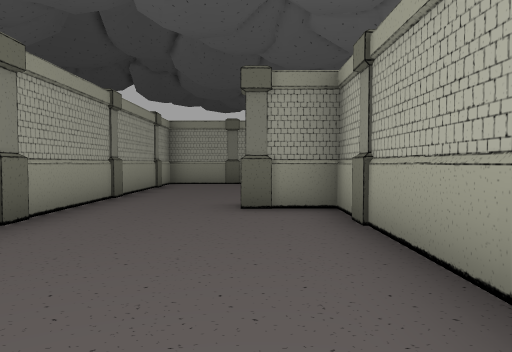
View 1 (above)

19 first-person views from a walk through a scene from a Unity 3-D project. The camera is 1.3 m above the floor, tilts 2° down and sees 70° across. Doors are open. The floor is counted in squares, 2 m on a side. Each view is taken from the middle of a square. On the plan, view 1 faces up. The plan holds only what a view shows up to about 11 squares ahead; the rest is blank. The place goes on beyond the plan. Some surface patterns are stand-ins.

View 2
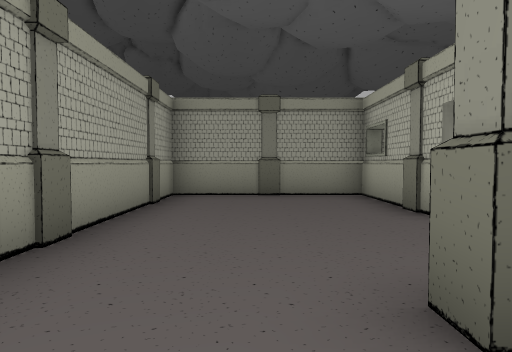

View 3
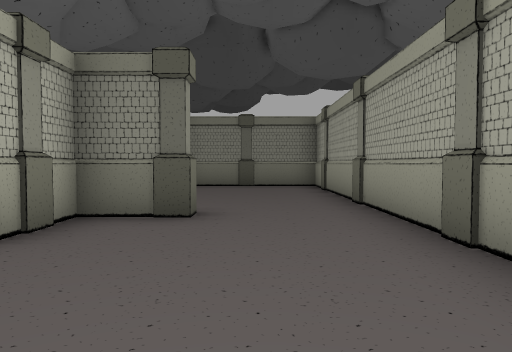

View 4
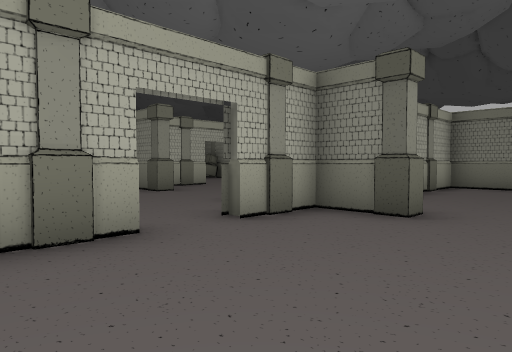

View 5
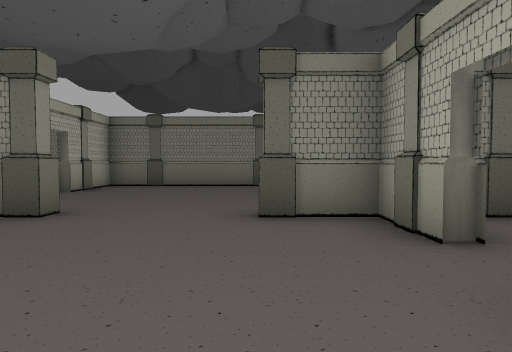

View 6
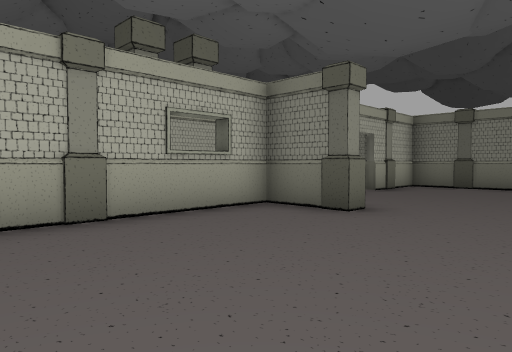

View 7
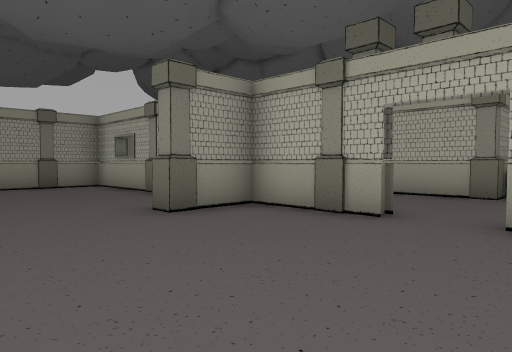

View 8
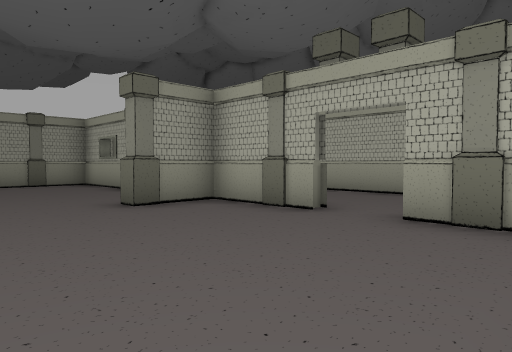

View 9
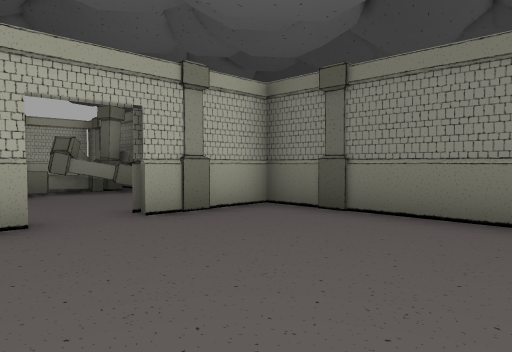

View 10
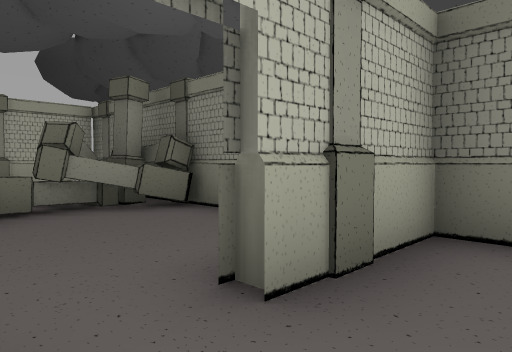

View 11
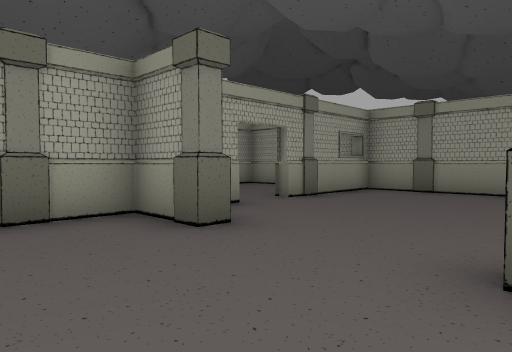

View 12
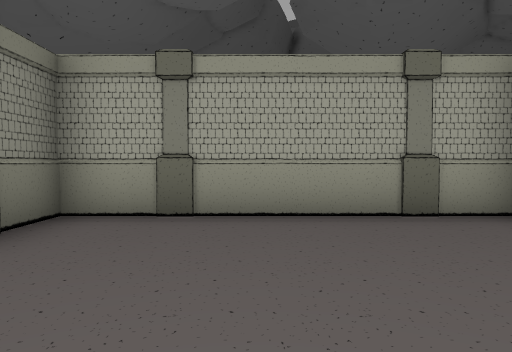

View 13
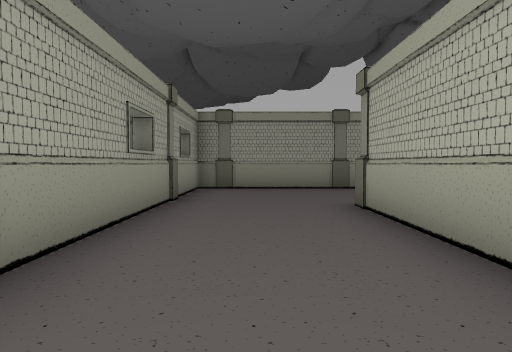

View 14
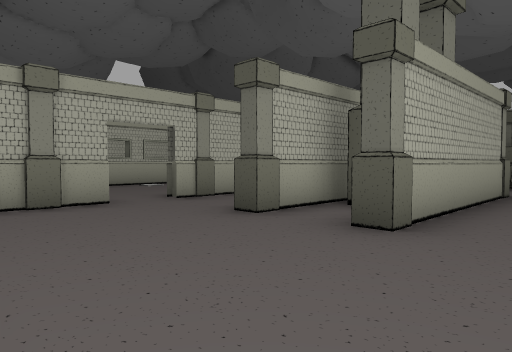

View 15
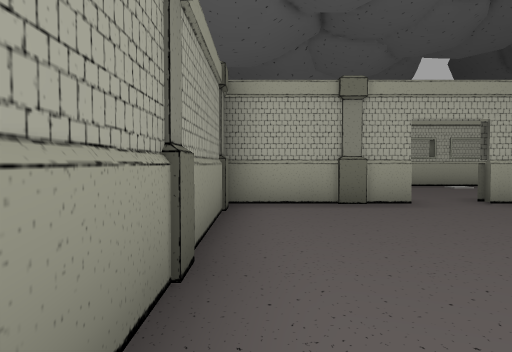

View 16
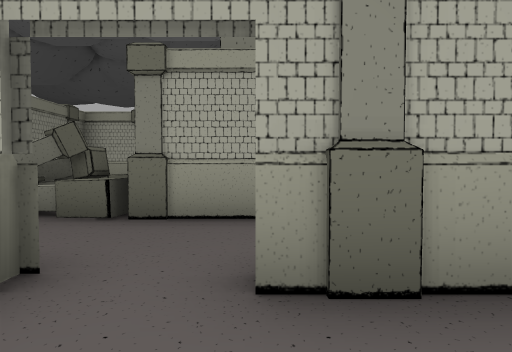

View 17
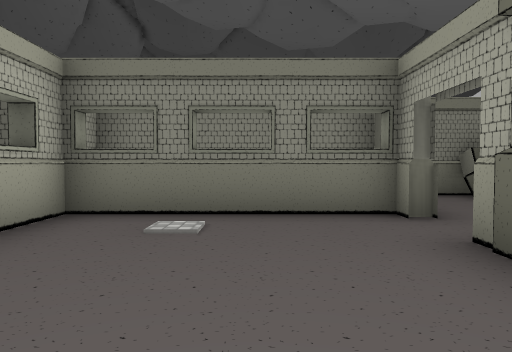

View 18
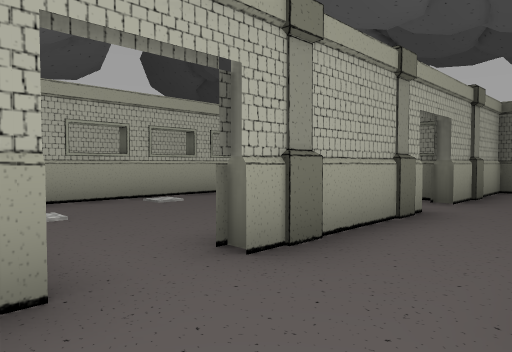

View 19
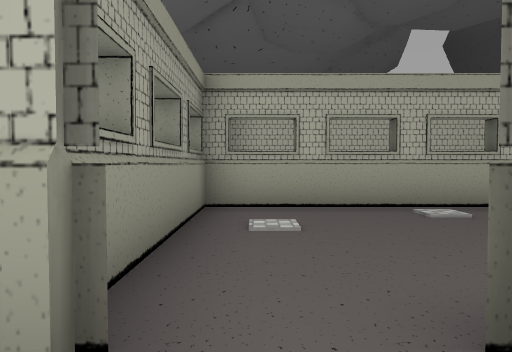

### Floor plan
Points are (right, up) in squares from view 1. A wall is a line through its corners. A room is listed if a view was taken in it or the views show most of it. See-through windows are left out.
Room 1 (views 1, 2, 3, 4)
walls: (-2.7, 3.6) (-2.7, -0.4) (1.2, -0.4) (1.2, 0.1); (1.2, 6.5) (1.2, 7.1); (1.2, 8.2) (1.2, 11.5) (-2.7, 11.5) (-2.7, 5.4); (1.2, 1.6) (1.2, 3.2)
ways out: open door at (1, 7.5) to room 2
objects: column (-3, 1); column (-3, 4); column (-3, 7); column (-3, 10); column (-1, -1); column (0, 6); column (1, 1) to (2, 1); column (1, 4) to (2, 4); column (1, 6); column (1, 9) to (2, 9)
Room 2 (views 5, 6, 7, 8, 9, 10, 11, 12)
walls: (6.4, 5.6) (7.2, 5.6) (7.2, 11.5) (1.5, 11.5) (1.5, 8.4); (7.2, 5.3) (6.4, 5.3); (2.6, 5.3) (1.5, 5.3) (1.5, -0.4) (7.2, -0.4) (7.2, 0.5); (1.5, 7.1) (1.5, 6.5)
ways out: open door at (1, 7.5) to room 1; open door at (7, 2.5) to room 3
objects: column (3, -1); column (3, 5); column (3, 12); column (6, -1); column (6, 6); column (7, 8)
Room 3 (view 13)
walls: (7.2, 3) (7.2, 5.3); (10.6, 3.4) (10.6, 4.4); (7.5, 0.4) (7.5, -0.1); (7.2, 0.5) (7.2, 1.9); (8.6, -0.4) (10.8, -0.4) (10.8, 0); (10.6, -0.3) (11.3, 1.7); (12.2, 0.5) (11.2, 1.6)
low walls: (11.6, 0.5) (11.2, 2.2)
ways out: open door at (7, 2.5) to room 2; opening at (9.5, 5.5) to room 4
objects: column (7, 1) to (8, 1); column (7, 4) to (8, 4); column (11, 3)
Room 4 (views 14, 15, 18, 19)
walls: (14.9, 8.4) (14.9, 11.5) (7.5, 11.5) (7.5, 4.6); (12.4, 5.2) (12.4, 6.9); (10.6, 4.4) (10.6, 6.6)
ways out: opening at (9.5, 5.5) to room 3; opening at (14, 7) to room 5; open door at (15, 8) to room 5
objects: column (11, 7); column (11, 12); column (13, 7); column (15, 9)
Room 5 (views 16, 17)
walls: (15.2, 4.5) (15.2, 3.9); (14.9, 3.9) (14.9, 6.5); (15.4, 2.4) (19.5, 2.4); (12.7, 4) (12.7, 2.9); (19.4, 2) (19.4, 8.8) (15.5, 8.8); (11.6, 1.6) (12.4, 0.8); (12.7, 0.1) (12.7, -0.4) (14.9, -0.4) (14.9, 2.7)
low walls: (12.3, 2.4) (12.8, 2.3) (12.6, 1.3)
ways out: opening at (14, 7) to room 4; open door at (15, 8) to room 4; open door at (15, 3.5)
objects: column (13, 3); column (14, -1); column (15, 2); column (15, 5); column (15, 7)

Where each view was taken, in squares from view 1:
view 1: 0 up, 0 right, facing up
view 2: 4 up, 1 left, facing up
view 3: 10 up, 1 left, facing down
view 4: 10 up, 2 left, facing down-right
view 5: 10 up, 3 right, facing down
view 6: 10 up, 3 right, facing down-right
view 7: 1 up, 3 right, facing up-right
view 8: 0 up, 3 right, facing up-right
view 9: 4 up, 3 right, facing down-right
view 10: 3 up, 6 right, facing down-right
view 11: 3 up, 6 right, facing up-left
view 12: 2 up, 6 right, facing left
view 13: 2 up, 9 right, facing up
view 14: 11 up, 9 right, facing down-right
view 15: 11 up, 9 right, facing right
view 16: 4 up, 17 right, facing left
view 17: 7 up, 17 right, facing down
view 18: 9 up, 13 right, facing down-right
view 19: 8 up, 14 right, facing right
